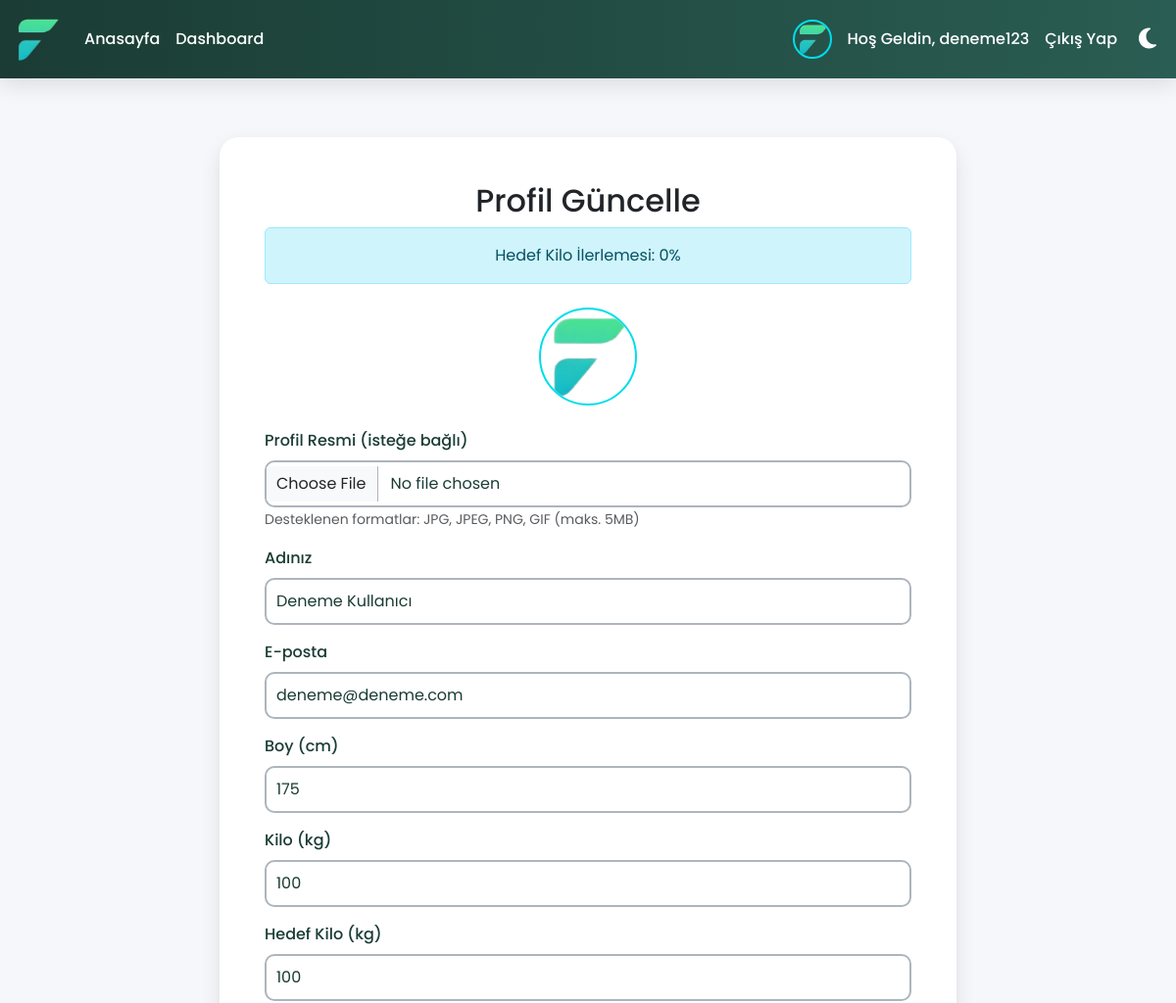
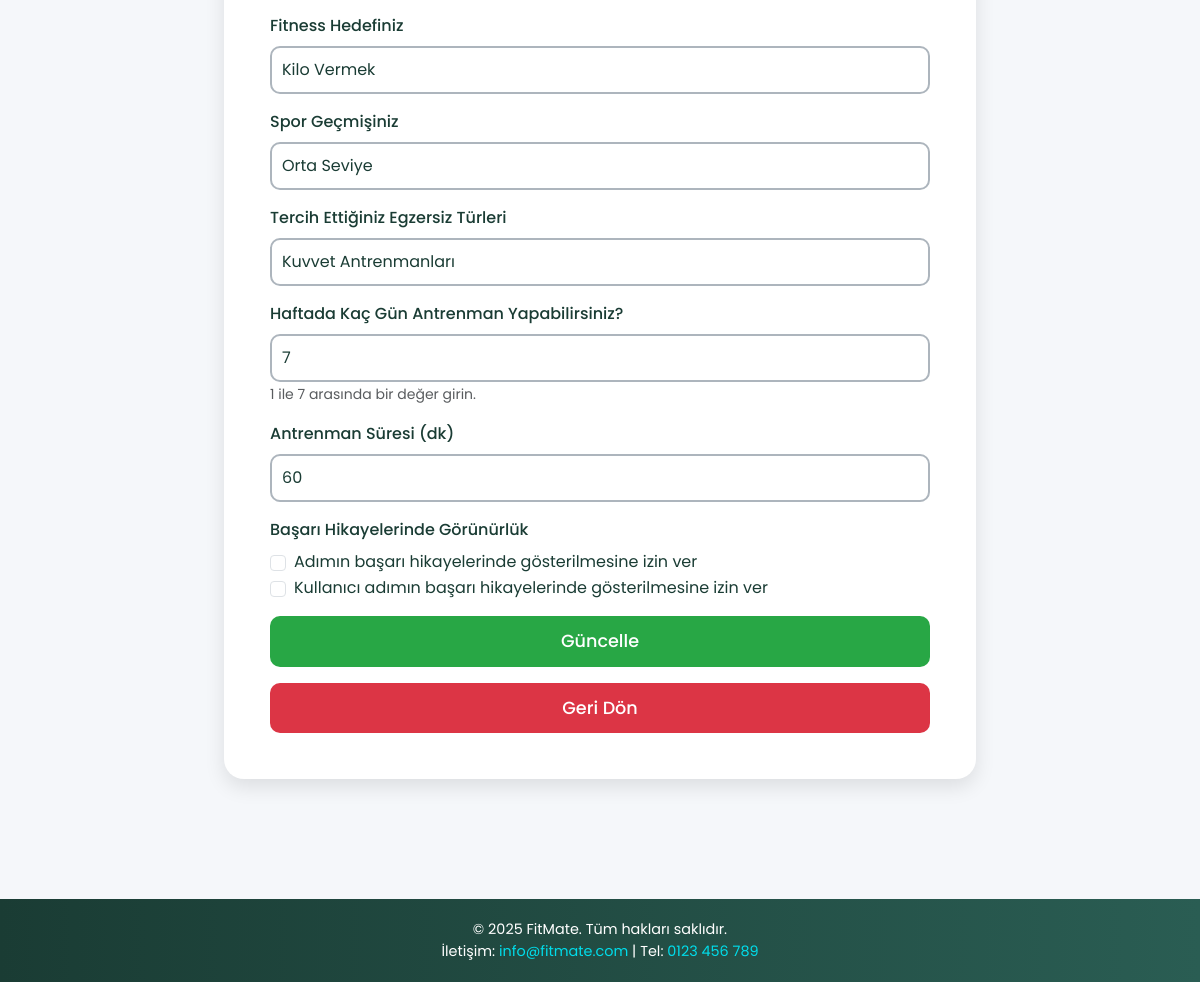
The app's page /update_profile.php (signed in) with its own data (2 pictures, top to bottom).
### tables this page shows
CREATE TABLE IF NOT EXISTS `users` (
  `id` int NOT NULL AUTO_INCREMENT,
  `username` varchar(50) NOT NULL,
  `password` varchar(255) NOT NULL,
  `email` varchar(100) NOT NULL,
  `height` float NOT NULL,
  `weight` float NOT NULL,
  `bmi` float DEFAULT NULL,
  `fitness_goal` varchar(50) DEFAULT NULL,
  `experience_level` varchar(50) DEFAULT NULL,
  `preferred_exercises` varchar(50) DEFAULT NULL,
  `workout_days` int DEFAULT NULL,
  `workout_duration` int DEFAULT NULL,
  `target_weight` float DEFAULT NULL,
  `target_set_date` date DEFAULT NULL,
  `target_achieved_date` date DEFAULT NULL,
  `show_name_in_success` tinyint(1) DEFAULT '0',
  `show_username_in_success` tinyint(1) DEFAULT '0',
  `name` varchar(255) DEFAULT NULL,
  `is_admin` tinyint(1) DEFAULT '0',
  `is_banned` tinyint(1) DEFAULT '0',
  `profile_picture` varchar(255) DEFAULT 'images/default_profile.png',
  `last_login` datetime DEFAULT NULL,
  `created_at` datetime DEFAULT NULL,
  PRIMARY KEY (`id`),
  UNIQUE KEY `username` (`username`),
  UNIQUE KEY `email` (`email`)
);

### update_profile.php (the view, shortened to what this page needs)
<?php
$servername = "localhost";
$username = "root";
$password = "";
$dbname = "fitness_db";
$conn = new mysqli($servername, $username, $password, $dbname);
$stmt = $conn->prepare("SELECT * FROM users WHERE username = ?");
$stmt->bind_param("s", $_SESSION['username']);
$stmt->execute();
$result = $stmt->get_result();
if ($result->num_rows > 0) {
    $row = $result->fetch_assoc();
    $name = $row['name'] ?? '';
    $email = $row['email'];
    $height = $row['height'];
    $weight = $row['weight'];
    $fitness_goal = $row['fitness_goal'];
    $experience_level = $row['experience_level'];
    $preferred_exercises = $row['preferred_exercises'];
    $workout_days = $row['workout_days'];
    $workout_duration = $row['workout_duration'];
    $target_weight = $row['target_weight'];
    $show_name_in_success = $row['show_name_in_success'];
    $show_username_in_success = $row['show_username_in_success'];
    $profile_picture = $row['profile_picture'] ?? 'images/default_profile.png';
} else {
    $message = "Kullanıcı bulunamadı!";
    $message_type = "danger";
}
$progress_percentage = ($target_weight && $weight) ?
    round((abs($weight - $target_weight) / ($weight > $target_weight ? $weight : $target_weight)) * 100, 2) : 0;
?>
<!DOCTYPE html>
<html lang="tr">
<head>
    <link href="https://cdn.jsdelivr.net/npm/bootstrap@5.3.0/dist/css/bootstrap.min.css" rel="stylesheet">
    <link href="https://unpkg.com/aos@2.3.1/dist/aos.css" rel="stylesheet">
    <link rel="stylesheet" href="https://cdnjs.cloudflare.com/ajax/libs/font-awesome/6.4.0/css/all.min.css">
    <link rel="stylesheet" href="css/styles.css">
</head>
<body>
    <nav class="navbar navbar-expand-lg navbar-dark">
        <div class="container-fluid">
            <a class="navbar-brand" href="index.php">
                <img src="images/logo2.png" alt="Fitness App Logo" class="navbar-logo">
            </a>
            <div class="d-flex align-items-center">
                <button class="nav-link btn theme-toggle" id="theme-toggle" title="Tema Değiştir">
                </button>
            </div>
            <div class="collapse navbar-collapse" id="navbarNav">
                <ul class="navbar-nav me-auto">
                    <li class="nav-item">
                        <a class="nav-link" href="index.php">Anasayfa</a>
                    </li>
                    <li class="nav-item">
                        <a class="nav-link active" href="dashboard.php">Dashboard</a>
                    </li>
                </ul>
                <ul class="navbar-nav">
                    <li class="nav-item d-flex align-items-center">
                        <img src="<?php echo htmlspecialchars($profile_picture); ?>" alt="Profil Resmi" class="profile-pic me-2" style="width: 40px; height: 40px; border-radius: 50%; object-fit: cover;">
                        <a class="nav-link" href="dashboard.php">Hoş Geldin, <?php echo htmlspecialchars($_SESSION['username']); ?></a>
                    </li>
                    <li class="nav-item">
                        <a class="nav-link" href="logout.php">Çıkış Yap</a>
                    </li>
                </ul>
            </div>
        </div>
    </nav>
    <div class="content">
        <div class="container update-section">
            <div class="row justify-content-center">
                <div class="col-md-8">
                    <div class="card update-card" data-aos="fade-up" data-aos-duration="1000">
                        <div class="card-body">
                            <h2 class="text-center">Profil Güncelle</h2>
                            <div class="alert alert-info text-center mb-4">
                                Hedef Kilo İlerlemesi: <?php echo $progress_percentage; ?>%
                            </div>
                            <div class="text-center mb-4">
                                <img src="<?php echo htmlspecialchars($profile_picture); ?>" alt="Profil Resmi" class="profile-pic" style="width: 100px; height: 100px;">
                            </div>
                            <form action="update_profile.php" method="POST" enctype="multipart/form-data" novalidate>
                                <div class="mb-3">
                                    <label for="profile_picture" class="form-label">Profil Resmi (isteğe bağlı)</label>
                                    <input type="file" class="form-control" id="profile_picture" name="profile_picture" accept="image/*">
                                    <small class="form-text text-muted">Desteklenen formatlar: JPG, JPEG, PNG, GIF (maks. 5MB)</small>
                                </div>
                                <div class="mb-3">
                                    <label for="name" class="form-label">Adınız</label>
                                    <input type="text" class="form-control" id="name" name="name" value="<?php echo htmlspecialchars($name); ?>" placeholder="Adınızı girin (isteğe bağlı)">
                                </div>
                                <div class="mb-3">
                                    <label for="email" class="form-label">E-posta</label>
                                    <input type="email" class="form-control" id="email" name="email" value="<?php echo htmlspecialchars($email); ?>" required>
                                </div>
                                <div class="mb-3">
                                    <label for="height" class="form-label">Boy (cm)</label>
                                    <input type="number" class="form-control" id="height" name="height" step="0.1" value="<?php echo htmlspecialchars($height); ?>" required>
                                </div>
                                <div class="mb-3">
                                    <label for="weight" class="form-label">Kilo (kg)</label>
                                    <input type="number" class="form-control" id="weight" name="weight" step="0.1" min="40" max="150" value="<?php echo htmlspecialchars($weight); ?>" required>
                                </div>
                                <div class="mb-3">
                                    <label for="target_weight" class="form-label">Hedef Kilo (kg)</label>
                                    <input type="number" class="form-control" id="target_weight" name="target_weight" step="0.1" min="40" max="150" value="<?php echo htmlspecialchars($target_weight ?? ''); ?>" placeholder="Hedef kilonuzu girin (isteğe bağlı)">
                                </div>
                                <div class="mb-3">
                                    <label for="fitness_goal" class="form-label">Fitness Hedefiniz</label>
                                    <select class="form-select" id="fitness_goal" name="fitness_goal" required>
                                        <option value="weight_loss" <?php if ($fitness_goal == "weight_loss") echo "selected"; ?>>Kilo Vermek</option>
                                    </select>
                                </div>
                                <div class="mb-3">
                                    <label for="experience_level" class="form-label">Spor Geçmişiniz</label>
                                    <select class="form-select" id="experience_level" name="experience_level" required>
                                        <option value="intermediate" <?php if ($experience_level == "intermediate") echo "selected"; ?>>Orta Seviye</option>
                                    </select>
                                </div>
                                <div class="mb-3">
                                    <label for="preferred_exercises" class="form-label">Tercih Ettiğiniz Egzersiz Türleri</label>
                                    <select class="form-select" id="preferred_exercises" name="preferred_exercises" required>
                                        <option value="strength" <?php if ($preferred_exercises == "strength") echo "selected"; ?>>Kuvvet Antrenmanları</option>
                                    </select>
                                </div>
                                <div class="mb-3">
                                    <label for="workout_days" class="form-label">Haftada Kaç Gün Antrenman Yapabilirsiniz?</label>
                                    <input type="number" class="form-control" id="workout_days" name="workout_days" min="1" max="7" value="<?php echo htmlspecialchars($workout_days); ?>" required>
                                    <small class="form-text text-muted">1 ile 7 arasında bir değer girin.</small>
                                </div>
                                <div class="mb-3">
                                    <label for="workout_duration" class="form-label">Antrenman Süresi (dk)</label>
                                    <input type="number" class="form-control" id="workout_duration" name="workout_duration" min="30" max="120" value="<?php echo htmlspecialchars($workout_duration); ?>" required>
                                </div>
                                <div class="mb-3">
                                    <label class="form-label">Başarı Hikayelerinde Görünürlük</label>
                                    <div class="form-check">
                                        <input class="form-check-input" type="checkbox" id="show_name_in_success" name="show_name_in_success" <?php if ($show_name_in_success) echo "checked"; ?>>
                                        <label class="form-check-label" for="show_name_in_success">Adımın başarı hikayelerinde gösterilmesine izin ver</label>
                                    </div>
                                    <div class="form-check">
                                        <input class="form-check-input" type="checkbox" id="show_username_in_success" name="show_username_in_success" <?php if ($show_username_in_success) echo "checked"; ?>>
                                        <label class="form-check-label" for="show_username_in_success">Kullanıcı adımın başarı hikayelerinde gösterilmesine izin ver</label>
                                    </div>
                                </div>
                                <button type="submit" class="btn btn-green w-100">Güncelle</button>
                            </form>
                            <a href="dashboard.php" class="btn btn-red w-100 mt-3">Geri Dön</a>
                        </div>
                    </div>
                </div>
            </div>
        </div>
    </div>
    <footer class="text-center">
        <div class="container">
            <p class="mb-0">© 2025 FitMate. Tüm hakları saklıdır.</p>
            <p class="mb-0">İletişim: <a href="mailto:info@fitmate.com">info@fitmate.com</a> | Tel: <a href="tel:0123456789">0123 456 789</a></p>
        </div>
    </footer>
</body>
</html>

### css/styles.css (style rules this page uses)
:root { --background-color: #f5f7fa; --text-color: #1a3c34; --card-bg: #fff; --navbar-bg: linear-gradient(90deg, #1a3c34 0%, #2a5d53 100%); --navbar-text: #fff; --footer-bg: linear-gradient(90deg, #1a3c34 0%, #2a5d53 100%); --footer-text: #fff; --primary-btn-bg: #00ddeb; --primary-btn-hover: #00b7c2; --green-btn-bg: #28a745; --green-btn-hover: #218838; --red-btn-bg: #dc3545; --red-btn-hover: #c82333; --shadow: 0 8px 20px rgba(0, 0, 0, 0.1); --section-bg-light: linear-gradient(135deg, #f5f7fa 0%, #c3cfe2 100%); --success-bg: linear-gradient(135deg, #d4edda 0%, #c3e6cb 100%); --feature-card-bg: linear-gradient(135deg, #e0f7fa 0%, #b2ebf2 100%); }
.form-label { font-weight: 500; color: var(--text-color); }
.form-control { border-radius: 10px; border: 2px solid #adb5bd; padding: 10px; background: var(--card-bg); color: var(--text-color); transition: border-color 0.3s ease, box-shadow 0.3s ease; }
.form-control, .form-select { border-radius: 10px; border: 2px solid #adb5bd; padding: 10px; background: var(--card-bg); color: var(--text-color); transition: border-color 0.3s ease, box-shadow 0.3s ease; }
.form-check-input { margin-top: 0.3rem; }
.form-check-label { color: var(--text-color); }
.btn-green { background: var(--green-btn-bg); color: #fff; border: none; padding: 12px; border-radius: 10px; transition: background 0.3s ease, transform 0.3s ease; }
.btn-red { background: var(--red-btn-bg); color: #fff; border: none; padding: 12px; border-radius: 10px; transition: background 0.3s ease, transform 0.3s ease; }
html, body { margin: 0; padding: 0; font-family: 'Poppins', sans-serif; background: var(--background-color); color: var(--text-color); min-height: 100vh; width: 100%; overflow-x: hidden; transition: background 0.3s ease, color 0.3s ease; }
body { display: flex; flex-direction: column; }
.content { flex: 1 0 auto; padding-bottom: 60px; width: 100%; }
.navbar { background: var(--navbar-bg); box-shadow: var(--shadow); padding: 10px 0; position: sticky; top: 0; z-index: 1000; }
.navbar-logo { height: 50px; width: auto; transition: transform 0.3s ease; }
.nav-link { color: var(--navbar-text) !important; font-weight: 500; padding-left: 10px; transition: color 0.3s ease; }
.theme-toggle { background: none; border: none; font-size: 2.5rem; color: var(--navbar-text); margin-left: 90px; }
@media (min-width: 992px) { .theme-toggle { position: absolute; right: 20px; top: 50%; transform: translateY(-50%); margin-left: 40px; font-size: 1.5rem; } }
@media (min-width: 992px) { .navbar-nav .nav-item:last-child .nav-link { margin-right: 40px; } }
.btn-green { background: var(--green-btn-bg); color: #fff !important; border: none; padding: 12px 30px; font-size: 1.1rem; font-weight: 500; border-radius: 50px; transition: background 0.3s ease, transform 0.3s ease; }
.btn-red { background: var(--red-btn-bg); color: #fff !important; border: none; padding: 12px 30px; font-size: 1.1rem; font-weight: 500; border-radius: 50px; transition: background 0.3s ease, transform 0.3s ease; text-decoration: none; display: inline-block; }
.update-section { padding: 60px 0; }
.update-card { border: none; border-radius: 20px; box-shadow: var(--shadow); background: var(--card-bg); padding: 30px; }
footer { flex-shrink: 0; width: 100%; background: var(--footer-bg); color: var(--footer-text); padding: 20px 0; font-size: 0.9rem; }
footer a { color: var(--primary-btn-bg); text-decoration: none; }
.profile-pic { width: 40px; height: 40px; border-radius: 50%; object-fit: cover; border: 2px solid var(--primary-btn-bg); transition: transform 0.3s ease; }

### records on screen
users: profile_picture (placeholder picture), progress_percentage "0", name "Deneme Kullanıcı", email "deneme@deneme.com", height "175", weight "100", target_weight "100", fitness_goal "Kilo Vermek", experience_level "Orta Seviye", preferred_exercises "Kuvvet Antrenmanları", workout_days "7", workout_duration "60"

### other values on screen
$_SESSION['username'] "deneme123"
